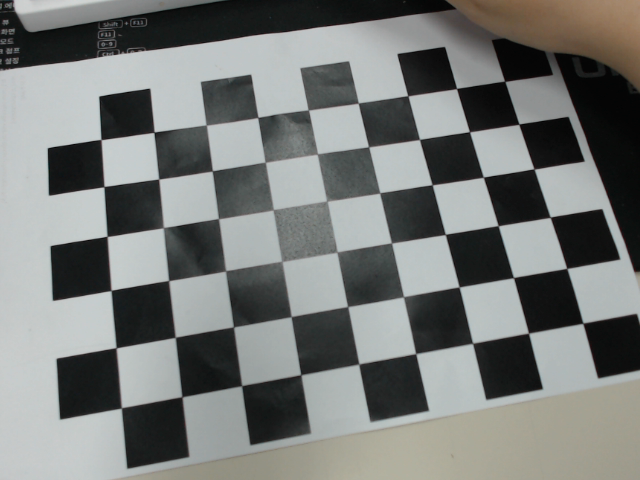
#> input picture calibration/opencv_frame_0.png, 640 x 480 px
$ python Triangulation.py
#> lines starting #> are read from the running program, lines starting #| are printed output that depends on the picture; pictures that were not available may be replaced by others from this repository, and a replacement may not be noted
import numpy as np
import cv2
from matplotlib import pyplot as plt
import glob
from mpl_toolkits.mplot3d import Axes3D

#웹캠
cap = cv2.VideoCapture(0, cv2.CAP_DSHOW)

########### Initialization ############

a = 9
b = 6

criteria = (cv2.TERM_CRITERIA_EPS + cv2.TERM_CRITERIA_MAX_ITER, 30, 0.001)

objpoints = [] # 3d point in real world space
imgpoints = [] # 2d points in image plane.
cv_gray_img = []

R1 = np.zeros((3,3),np.float32)
R1[2,2] = 1.0

R2 = np.zeros((3,3),np.float32)
R2[2,2] = 1.0

# 3d object points
objp = np.zeros((a*b,3), np.float32)
objp[:,:2] = np.mgrid[0:a,0:b].T.reshape(-1,2)


fc = 0
f_pts = []

folder = 'test1'

####################################

#카메라 캘리브레이션
for img in glob.glob("calibration/*.png"):
    n = cv2.imread(img)
#> n is the input picture: shape (480, 640, 3); mean B, G, R 119.9, 122.1, 119.3
    gray = cv2.cvtColor(n, cv2.COLOR_BGR2GRAY)
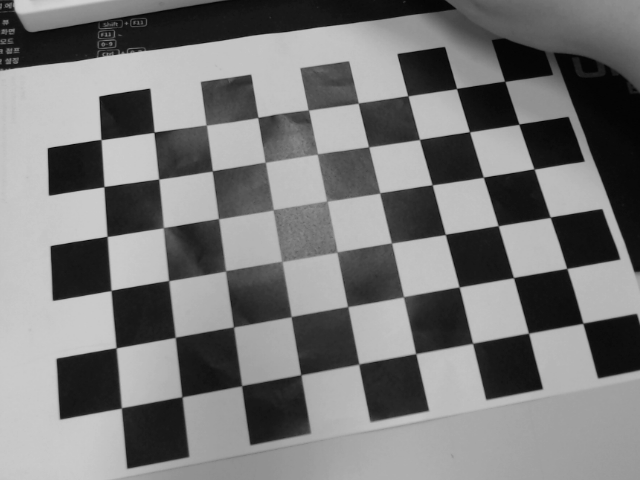
#> gray: shape (480, 640); min 3, max 212, mean 121
    cv_gray_img.append(n)

    ret, corners = cv2.findChessboardCorners(n,(a,b),None)
#> ret = True; corners = 54 rows, first 8: [582.9, 323.3], [528.4, 333.4], [472.4, 343.7], [415.7, 353.7], [358.8, 364.3], [300.9, 374.7], [242, 386], [181.8, 396.9]

    if ret == True:
        corners2 = cv2.cornerSubPix(gray,corners,(a,b),(-1,-1),criteria)
#> corners2 = 54 rows, first 8: [582.8, 323.2], [528.5, 333.1], [472.6, 343.3], [415.7, 353.6], [358.8, 364], [300.9, 374.7], [241.6, 385.7], [181.9, 396.7]
        objpoints.append(objp)
        imgpoints.append(corners2)

_, mtx, dist, _, _ = cv2.calibrateCamera(objpoints, imgpoints, gray.shape[::-1], None, None)
#> mtx = [[636.3, 0, 350.5], [0, 632.5, 231.9], [0, 0, 1]]; dist = [[-0.0115, 0.312, 0.00745, 0.0141, -1.78]]


##########        START          ##########

#  [1] 레퍼런스 이미지 저장
while (True):
	ret, frame = cap.read()
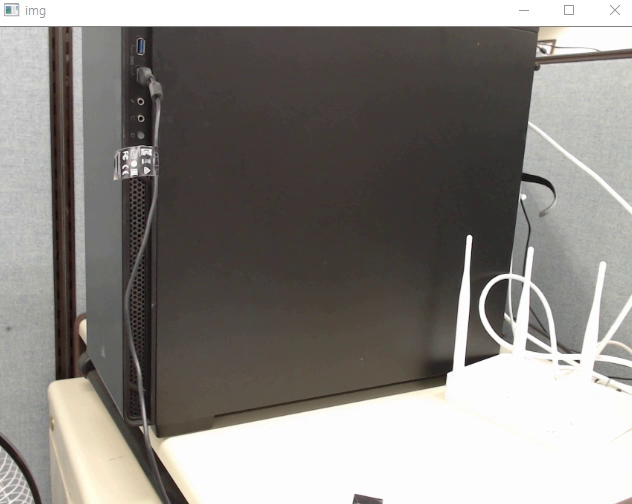
#> input picture frame 49 of src/1.mp4, 632 x 504 px, given in place of the camera
#> frame is the input picture: shape (504, 632, 3); mean B, G, R 130.6, 134.4, 138.2

	#현재 웹캠 이미지 출력
	cv2.imshow('img',frame)

	#'space bar' 입력 ==> 현재 이미지 프레임을 레퍼런스 이미지로 저장
	if cv2.waitKey(1) & 0xFF == 32:
#> (key q is pressed here)
		img_counter = len(glob.glob(str(folder)+"/*.png"))
		img_counter += 1
		img_name = "{}.png".format(img_counter)
		cv2.imwrite(str(folder)+"/"+img_name, frame)
		print("{} written!".format(img_name))
		break

cv2.destroyAllWindows()


#  [2] 레퍼런스 이미지와 웹캠 이미지 프레임간에 특징점 매칭

#레퍼런스 이미지 로드
img1 = cv2.imread(str(folder)+'/'+str(img_name),0)
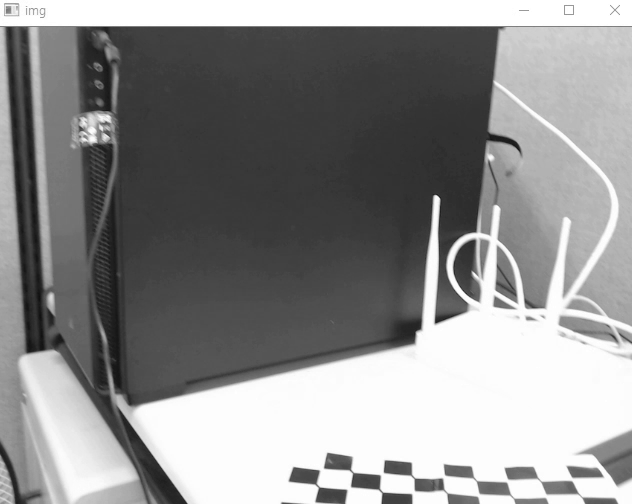
#> img1: shape (504, 632); min 15, max 255, mean 142.2
print("** reference image loaded... "+str(img_name))

ret, corners = cv2.findChessboardCorners(img1,(a,b),None)
#> ret = False; corners = None
if ret:
	corners_r = cv2.cornerSubPix(img1,corners,(a,b),(-1,-1),criteria)

	ret, rvecs_r, tvecs_r, _ = cv2.solvePnPRansac(objp, corners_r, mtx, dist)

	rodRotMat_r = cv2.Rodrigues(rvecs_r)
	R1[:3,:3] = rodRotMat_r[0]
	refRT = np.concatenate((R1,tvecs_r),axis=1)
	P0 = np.dot(mtx, refRT)


#동영상 저장을 위한 초기화   ##############################
frame_width = int(cap.get(3))
frame_height = int(cap.get(4))
size = (frame_width,frame_height)
fourcc = cv2.VideoWriter_fourcc(*'MJPG')
videoFile = str(folder)+'/'+str(img_counter)+'.avi'
out = cv2.VideoWriter(videoFile, fourcc, 20 ,size)


while (True):
	fc += 1
	print('frame #',fc)

	ret, frame = cap.read()
	gray = cv2.cvtColor(frame, cv2.COLOR_BGR2GRAY)
#> gray: shape (504, 632)

	#특징 추출 (ORB 사용)
	orb = cv2.ORB_create(nfeatures=1000)

	kp1, des1 = orb.detectAndCompute(img1,None) #keypoint, descriptor
#> kp1 = 940 keypoints; strongest (x, y, size): (436, 197, 37.2), (435, 197, 44.6), (435, 196, 31), (438, 319, 64.3)
	kp2, des2 = orb.detectAndCompute(frame,None)
#> kp2 = 938 keypoints; strongest (x, y, size): (436, 197, 37.2), (435, 197, 44.6), (435, 196, 31), (438, 319, 64.3)

	#특징점 매칭
	bf = cv2.BFMatcher()#cv2.NORM_HAMMING, crossCheck=True)
	matches = bf.match(des1,des2)
#> matches = 940 matches

	src_pts = np.float32([kp1[m.queryIdx].pt for m in matches]).reshape(-1, 1, 2)
#> src_pts = 940 rows, first 8: [103, 234], [384, 471], [99, 33], [101, 35], [106, 38], [105, 44], [105, 48], [118, 57]
	dst_pts = np.float32([kp2[m.trainIdx].pt for m in matches]).reshape(-1, 1, 2)
#> dst_pts has the same summary as src_pts

	good = []
	for i,m in enumerate(matches):
		if i < len(matches)- 1 and m.distance < 0.8 * matches[i+1].distance:
			good.append(m)
#> after the loop, good = 400 matches

	src_pts = np.float32([kp1[m.queryIdx].pt for m in good]).reshape(-1, 1, 2)
#> src_pts = 400 rows, first 8: [384, 471], [105, 44], [95, 63], [348, 471], [99, 65], [90, 67], [115, 67], [99, 82]
	dst_pts = np.float32([kp2[m.trainIdx].pt for m in good]).reshape(-1, 1, 2)
#> dst_pts has the same summary as src_pts

	#특징점 매칭 결과 출력
	img3 = cv2.drawMatches(img1,kp1,frame,kp2,matches[:500],None)
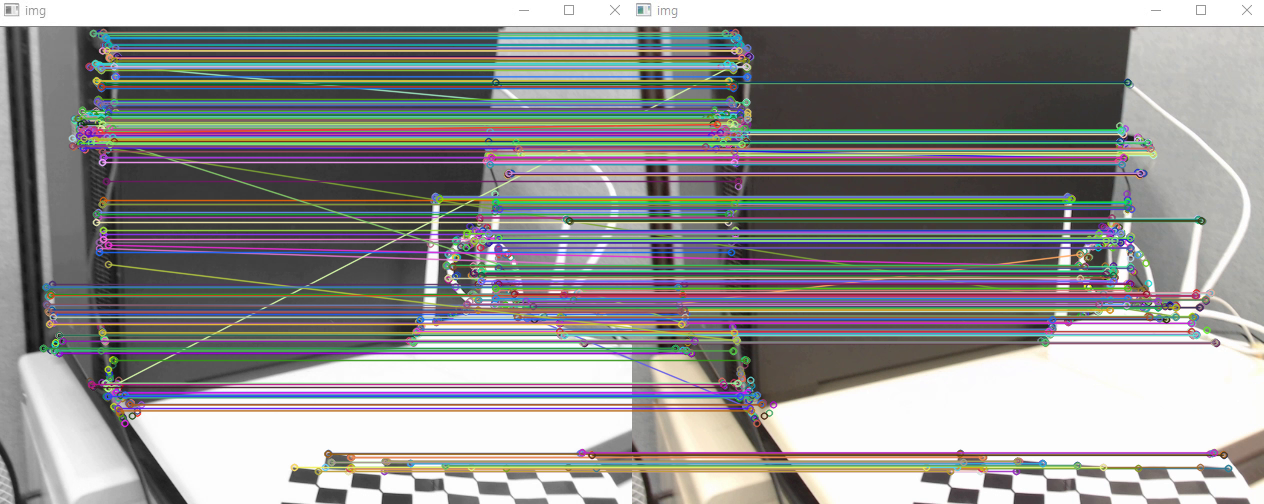
#> img3: shape (504, 1264, 3); mean B, G, R 145, 145, 145.6


# [3] Triangulation으로 3D Position을 reconstruction

	#현재 프레임에서 체스보드 찾기
	ret, found_f = cv2.findChessboardCorners(frame,(a,b),None)
#> found_f = None

	if ret == True:
		corners_f = cv2.cornerSubPix(gray,corners,(a,b),(-1,-1),criteria)

		#Rotation/Translation matrix
		ret, rvecs_f, tvecs_f, _ = cv2.solvePnPRansac(objp, corners_f, mtx, dist)
		rodRotMat_f = cv2.Rodrigues(rvecs_f)
		R2[:3,:3] = rodRotMat_f[0]
		frameRT = np.concatenate((R2,tvecs_f),axis=1)

		#Projection Matrix 계산
		P1 = np.dot(mtx,frameRT)

		# Triangulation으로 3D points reconsturciton
		pts4D = cv2.triangulatePoints(P0,P1,src_pts,dst_pts)

		#3D Points로 Reshape
		pts3D = pts4D.T[:,:3]/np.repeat(pts4D.T[:,3],3).reshape(-1,3)

		#Projection to image plane
		imgpts, jac = cv2.projectPoints(pts3D,rvecs_f,tvecs_f,mtx,dist)

		#2D Points Reshape
		imgpts = np.int32(imgpts).reshape(-1,2)

		for ip in imgpts:
			img4 = cv2.circle(frame,tuple(ip),1,(0,0,255),2)

	#현재 프레임 동영상 저장
		out.write(img4)

	#결과 출력
	cv2.imshow('img',img3)

	k = cv2.waitKey(1)
#> (key q is pressed here)
	if k & 0xFF == ord('q'):
		print('quited')
		break
	elif k & 0xFF == 32:
		break

cap.release()
out.release()
cv2.destroyAllWindows()


#저장한 동영상 로드
print('Read the saved video file... ',videoFile)
cap2 = cv2.VideoCapture(videoFile)
while(cap2.isOpened()):
	ret, frame2 = cap2.read()


	if ret:
		cv2.imshow('video',frame2)

	#프레임이 끝나면 braek
	elif not ret:
		break

	if cv2.waitKey(25) & 0xFF == ord('q'):
#> (key q is pressed here)
		break

cap2.release()
cv2.destroyAllWindows()
